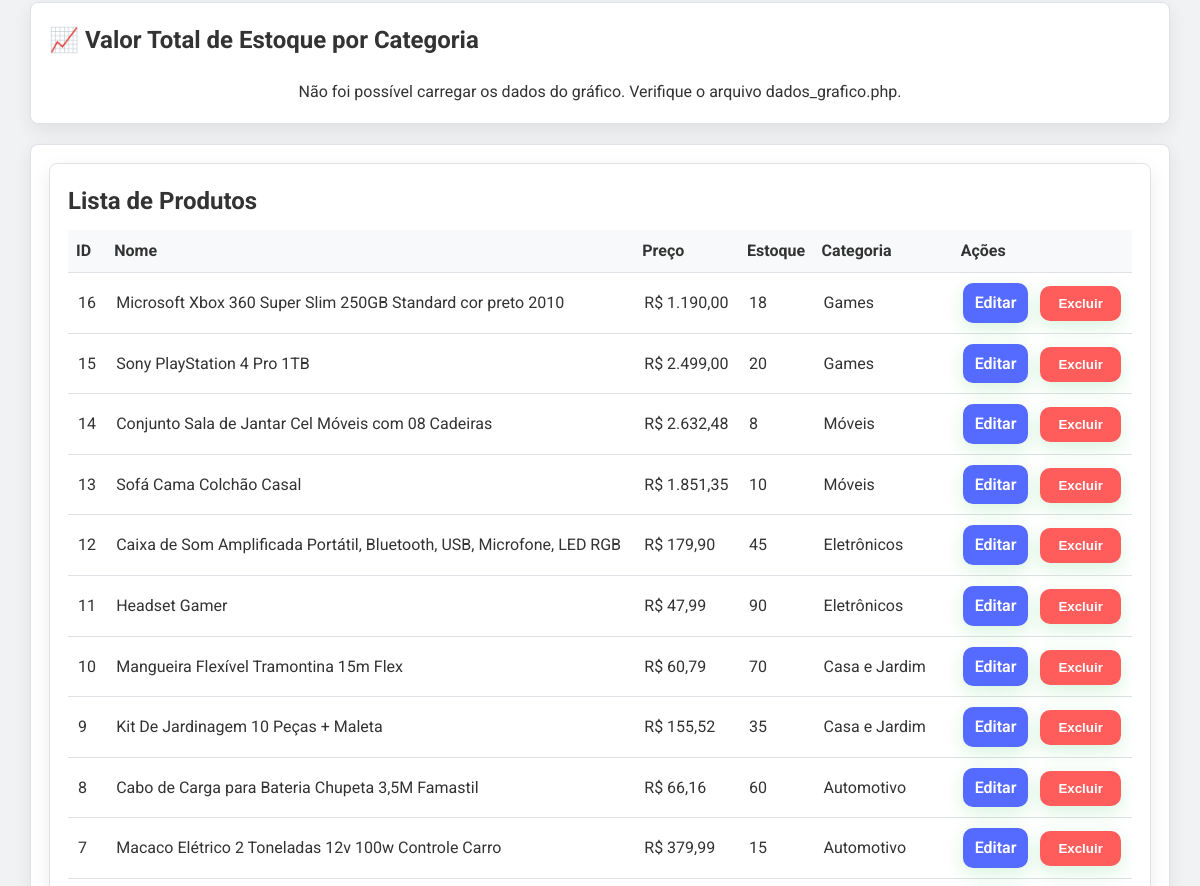
/paginas/super-administrador.php (signed in, middle part), run on an earlier commit of the app's database.
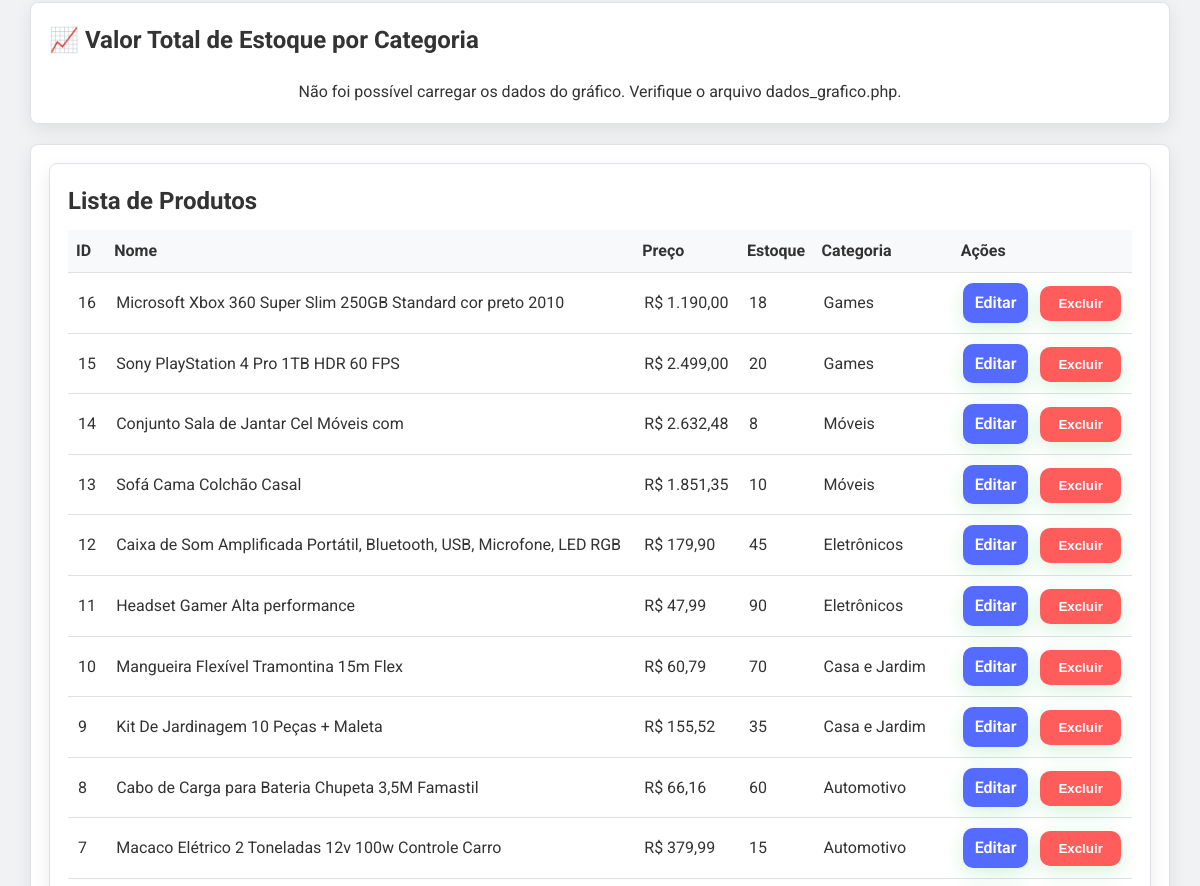
And on a later commit of the database.
### tables this page shows
CREATE TABLE `produtos` (
  `id` int(11) NOT NULL,
  `nome` varchar(100) NOT NULL,
  `descricao` text DEFAULT NULL,
  `preco` decimal(10,2) NOT NULL,
  `estoque` int(11) DEFAULT 0,
  `categoria` varchar(50) DEFAULT NULL,
  `data_criacao` datetime DEFAULT current_timestamp(),
  `imagem` varchar(255) DEFAULT NULL
);

### paginas/super-administrador.php (the view, shortened to what this page needs)
<?php
require_once('conexao.php');
$produtos = [];
$resultado = $conexao->query('SELECT * FROM produtos ORDER BY id DESC');
if ($resultado) {
	while ($row = $resultado->fetch_assoc()) {
		$produtos[] = $row;
	}
}
?>
<!DOCTYPE html>
<html lang="pt-BR">
<head>
	<link rel="stylesheet" href="../estilo/super-administrador.css">
	<link rel="stylesheet" href="https://cdnjs.cloudflare.com/ajax/libs/font-awesome/5.15.3/css/all.min.css">
</head>
<body>
	<div class="super-admin-container">
		<div style="width:95%; max-width:1200px;">
			<section style="background:white; padding:18px; border-radius:8px; box-shadow:0 6px 18px rgba(0,0,0,0.05); margin-bottom:20px; margin-top:20px;">
				<h2>📈 Valor Total de Estoque por Categoria</h2>
				<div style="max-width: 800px; margin: 0 auto; margin-top: 20px;">
				</div>
			</section>
			<section style="background:white; padding:18px; border-radius:8px; box-shadow:0 6px 18px rgba(0,0,0,0.05);">
				<section style="background:white; padding:18px; border-radius:8px; box-shadow:0 6px 18px rgba(0,0,0,0.05);">
					<h2>Lista de Produtos</h2>
					<div style="overflow:auto; margin-top:10px;">
						<table style="width:100%; border-collapse:collapse;">
							<thead>
								<tr style="background:#f8f9fa; text-align:left;">
									<th style="padding:8px; border-bottom:1px solid #eee;">ID</th>
									<th style="padding:8px; border-bottom:1px solid #eee;">Nome</th>
									<th style="padding:8px; border-bottom:1px solid #eee;">Preço</th>
									<th style="padding:8px; border-bottom:1px solid #eee;">Estoque</th>
									<th style="padding:8px; border-bottom:1px solid #eee;">Categoria</th>
									<th style="padding:8px; border-bottom:1px solid #eee;">Ações</th>
								</tr>
							</thead>
							<tbody>
								<?php foreach ($produtos as $p): ?>
									<tr>
										<td style="padding:10px; vertical-align:middle;"><?= $p['id'] ?></td>
										<td style="padding:10px; vertical-align:middle;"><?= htmlspecialchars($p['nome']) ?></td>
										<td style="padding:10px; vertical-align:middle;">R$ <?= number_format($p['preco'], 2, ',', '.') ?></td>
										<td style="padding:10px; vertical-align:middle;"><?= $p['estoque'] ?></td>
										<td style="padding:10px; vertical-align:middle;"><?= htmlspecialchars($p['categoria']) ?></td>
										<td style="padding:10px; vertical-align:middle;">
											<a class="super-admin-btn" style="background:#556bff; padding:7px 12px; text-decoration:none; margin-right:8px;" href="super-administrador.php?editar=<?= $p['id'] ?>">Editar</a>
											<form action="processa_produto.php" method="POST" style="display:inline;" onsubmit="return confirm('Deseja realmente excluir este produto?');">
												<button class="super-admin-btn" type="submit" style="background:#ff5c5c;">Excluir</button>
											</form>
										</td>
									</tr>
								<?php endforeach; ?>
							</tbody>
						</table>
					</div>
				</section>
		</div>
	</div>
	<?php include "../componentes/footer.php"; ?>
</body>
</html>

What changed in the data, as far as the page shows it:
changed produtos id 15: nome "Sony PlayStation 4 Pro 1TB" → "Sony PlayStation 4 Pro 1TB HDR 60 FPS"
changed produtos id 14: nome "Conjunto Sala de Jantar Cel Móveis com 08 Cadeiras" → "Conjunto Sala de Jantar Cel Móveis com"
changed produtos id 11: nome "Headset Gamer" → "Headset Gamer Alta performance"
